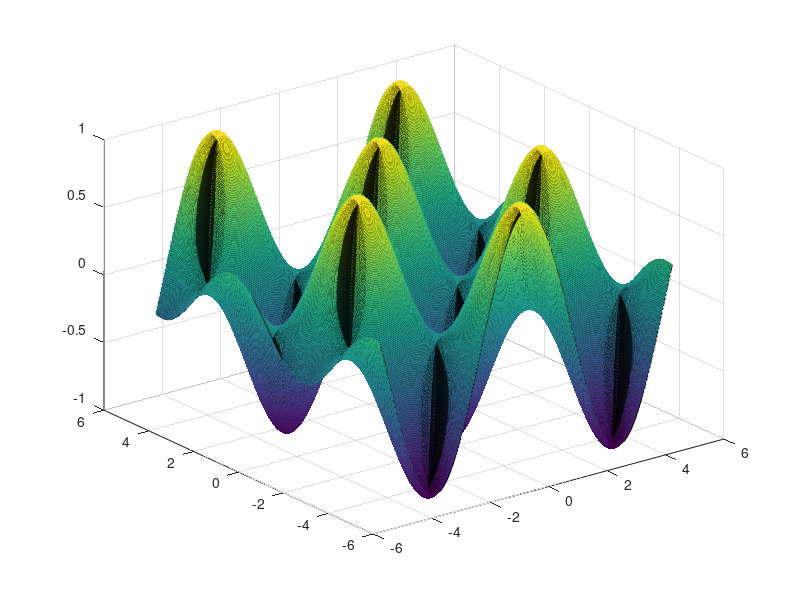

This chart was generated by the following MATLAB code:
function [A B] = MyFuncTest()
% this is a test

out = input('Type a number you want: ')
x = -out:.01:out;
% x = -IN:.01:IN;
y = x;
surf(x,y,sin(x)'*cos(y));
% A = x;
% B = y;